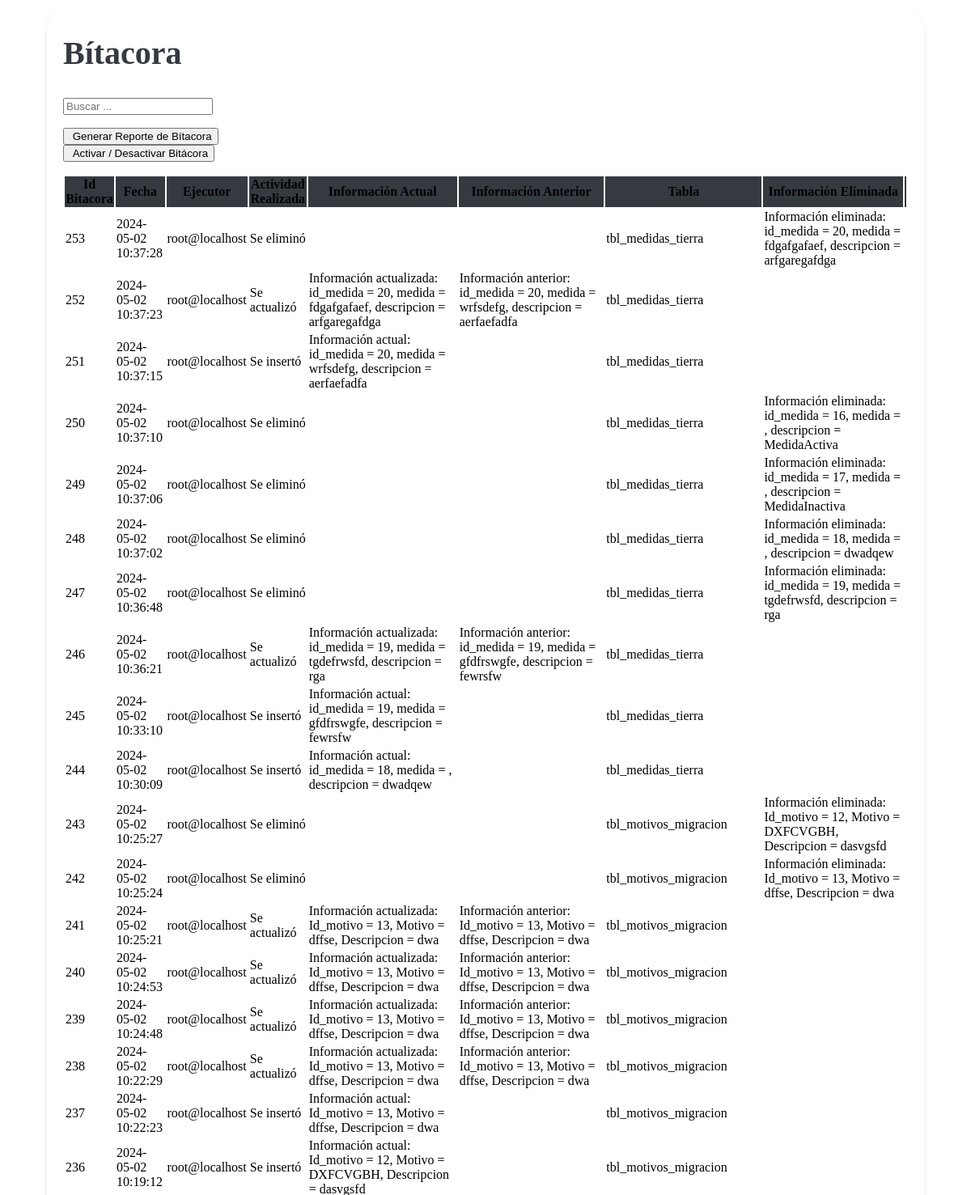
Page /vistas/Bitacora.php (upper part) on the committed database.
### tables this page shows
CREATE TABLE `bitacoras` (
  `id_bitacora` int(11) NOT NULL,
  `fecha` timestamp NOT NULL DEFAULT current_timestamp(),
  `ejecutor` varchar(30) NOT NULL,
  `actividad_realizada` varchar(50) NOT NULL,
  `informacion_actual` varchar(300) DEFAULT NULL,
  `informacion_anterior` varchar(300) DEFAULT NULL,
  `tabla` text DEFAULT NULL,
  `informacion_eliminada` text DEFAULT NULL
);

### vistas/Bitacora.php (the view, shortened to what this page needs)
<link href="https://cdn.jsdelivr.net/npm/bootstrap-icons@1.10.0/font/bootstrap-icons.css" rel="stylesheet">
<link rel="stylesheet" href="assets/css/estilos.css">
<div class="containertable">
    <div class="d-flex justify-content-between align-items-end mb-4">
        <div>
            <h1 class="poppins-font mb-2">Bítacora</h1>
            <br>
        </div>
        <div class="mb-4 border-bottom">
            <form class="d-flex" role="search">
                <div class="input-group">
                    <input class="form-control" id="searchInput" type="search" placeholder="Buscar ..." aria-label="Search">
                </div>
            </form>
        </div>
    </div>
    <div class="container">
        <div class="row">
            <div class="col-sm">
                <button type="button" class="btn btn-success" id="excelButton"><i class="fas fa-file-excel"></i>&nbsp;Generar Reporte de Bítacora</button>
            </div>
            <div class="col-sm">
                <form action="" method="post" id="eliminarTrigger">
                    <button type="submit" class="btn btn-danger" name="tipo" value="Eliminar Triggers"><i class="fas fa-ban"></i>&nbsp;Activar / Desactivar Bitácora</button>
                </form>
            </div>
        </div>
    </div>
    <div class="table-responsive">
<table class="table table-hover">
    <thead class="table-dark text-center" style="background-color: #343A40;">
        <tr>
            <th scope="col">Id Bitacora</th>
            <th scope="col">Fecha</th>
            <th scope="col">Ejecutor</th>
            <th scope="col">Actividad Realizada</th>
            <th scope="col">Información Actual</th>
            <th scope="col">Información Anterior</th>
            <th scope="col">Tabla</th>
            <th scope="col">Información Eliminada</th>
            <th scope="col"></th>
        </tr>
    </thead>
    <tbody class="text-center">
        <?php
        include "../php/conexion_be.php";
        $sql = $conexion->query("SELECT * FROM bitacoras order by id_bitacora desc");
        while ($datos = $sql->fetch_object()) { ?>
            <tr>
                <td><?= $datos->id_bitacora ?></td>
                <td><?= $datos->fecha ?></td>
                <td><?= $datos->ejecutor ?></td>
                <td><?= $datos->actividad_realizada ?></td>
                <td><?= $datos->informacion_actual ?></td>
                <td><?= $datos->informacion_anterior ?></td>
                <td><?= $datos->tabla ?></td>
                <td><?= $datos->informacion_eliminada?></td>
                <td>
                </td>
            </tr>
        <?php }
        ?>
    </tbody>
</table>
</div>
    </div>

### assets/css/estilos.css (style rules this page uses)
.poppins-font { color: var(--heading, #343A40); font-size: 40px; font-style: normal; font-weight: 600; line-height: 21px; }
.containertable { background-color: #fff; padding: 20px; border-radius: 30px; margin-bottom: 20px; margin-left: 50px; margin-right: 50px; box-shadow: 0 4px 6px rgba(0, 0, 0, 0.1); }

### rows in the picture
bitacoras: id_bitacora "253", fecha "2024-05-02 10:37:28", ejecutor "root@localhost", actividad_realizada "Se eliminó", tabla "tbl_medidas_tierra", informacion_eliminada "Información eliminada: id_medida = 20, medida = fdgafgafaef, descripcion = arfgaregafdga"
bitacoras: id_bitacora "252", fecha "2024-05-02 10:37:23", ejecutor "root@localhost", actividad_realizada "Se actualizó", informacion_actual "Información actualizada: id_medida = 20, medida = fdgafgafaef, descripcion = arfgaregafdga", informacion_anterior "Información anterior: id_medida = 20, medida = wrfsdefg, descripcion = aerfaefadfa", tabla "tbl_medidas_tierra"
bitacoras: id_bitacora "251", fecha "2024-05-02 10:37:15", ejecutor "root@localhost", actividad_realizada "Se insertó", informacion_actual "Información actual: id_medida = 20, medida = wrfsdefg, descripcion = aerfaefadfa", tabla "tbl_medidas_tierra"
bitacoras: id_bitacora "250", fecha "2024-05-02 10:37:10", ejecutor "root@localhost", actividad_realizada "Se eliminó", tabla "tbl_medidas_tierra", informacion_eliminada "Información eliminada: id_medida = 16, medida = , descripcion = MedidaActiva"
bitacoras: id_bitacora "249", fecha "2024-05-02 10:37:06", ejecutor "root@localhost", actividad_realizada "Se eliminó", tabla "tbl_medidas_tierra", informacion_eliminada "Información eliminada: id_medida = 17, medida = , descripcion = MedidaInactiva"
bitacoras: id_bitacora "248", fecha "2024-05-02 10:37:02", ejecutor "root@localhost", actividad_realizada "Se eliminó", tabla "tbl_medidas_tierra", informacion_eliminada "Información eliminada: id_medida = 18, medida = , descripcion = dwadqew"
bitacoras: id_bitacora "247", fecha "2024-05-02 10:36:48", ejecutor "root@localhost", actividad_realizada "Se eliminó", tabla "tbl_medidas_tierra", informacion_eliminada "Información eliminada: id_medida = 19, medida = tgdefrwsfd, descripcion = rga"
bitacoras: id_bitacora "246", fecha "2024-05-02 10:36:21", ejecutor "root@localhost", actividad_realizada "Se actualizó", informacion_actual "Información actualizada: id_medida = 19, medida = tgdefrwsfd, descripcion = rga", informacion_anterior "Información anterior: id_medida = 19, medida = gfdfrswgfe, descripcion = fewrsfw", tabla "tbl_medidas_tierra"
bitacoras: id_bitacora "245", fecha "2024-05-02 10:33:10", ejecutor "root@localhost", actividad_realizada "Se insertó", informacion_actual "Información actual: id_medida = 19, medida = gfdfrswgfe, descripcion = fewrsfw", tabla "tbl_medidas_tierra"
bitacoras: id_bitacora "244", fecha "2024-05-02 10:30:09", ejecutor "root@localhost", actividad_realizada "Se insertó", informacion_actual "Información actual: id_medida = 18, medida = , descripcion = dwadqew", tabla "tbl_medidas_tierra"
bitacoras: id_bitacora "243", fecha "2024-05-02 10:25:27", ejecutor "root@localhost", actividad_realizada "Se eliminó", tabla "tbl_motivos_migracion", informacion_eliminada "Información eliminada: Id_motivo = 12, Motivo = DXFCVGBH, Descripcion = dasvgsfd"
bitacoras: id_bitacora "242", fecha "2024-05-02 10:25:24", ejecutor "root@localhost", actividad_realizada "Se eliminó", tabla "tbl_motivos_migracion", informacion_eliminada "Información eliminada: Id_motivo = 13, Motivo = dffse, Descripcion = dwa"
bitacoras: id_bitacora "241", fecha "2024-05-02 10:25:21", ejecutor "root@localhost", actividad_realizada "Se actualizó", informacion_actual "Información actualizada: Id_motivo = 13, Motivo = dffse, Descripcion = dwa", informacion_anterior "Información anterior: Id_motivo = 13, Motivo = dffse, Descripcion = dwa", tabla "tbl_motivos_migracion"
bitacoras: id_bitacora "240", fecha "2024-05-02 10:24:53", ejecutor "root@localhost", actividad_realizada "Se actualizó", informacion_actual "Información actualizada: Id_motivo = 13, Motivo = dffse, Descripcion = dwa", informacion_anterior "Información anterior: Id_motivo = 13, Motivo = dffse, Descripcion = dwa", tabla "tbl_motivos_migracion"
bitacoras: id_bitacora "239", fecha "2024-05-02 10:24:48", ejecutor "root@localhost", actividad_realizada "Se actualizó", informacion_actual "Información actualizada: Id_motivo = 13, Motivo = dffse, Descripcion = dwa", informacion_anterior "Información anterior: Id_motivo = 13, Motivo = dffse, Descripcion = dwa", tabla "tbl_motivos_migracion"
bitacoras: id_bitacora "238", fecha "2024-05-02 10:22:29", ejecutor "root@localhost", actividad_realizada "Se actualizó", informacion_actual "Información actualizada: Id_motivo = 13, Motivo = dffse, Descripcion = dwa", informacion_anterior "Información anterior: Id_motivo = 13, Motivo = dffse, Descripcion = dwa", tabla "tbl_motivos_migracion"
bitacoras: id_bitacora "237", fecha "2024-05-02 10:22:23", ejecutor "root@localhost", actividad_realizada "Se insertó", informacion_actual "Información actual: Id_motivo = 13, Motivo = dffse, Descripcion = dwa", tabla "tbl_motivos_migracion"
bitacoras: id_bitacora "236", fecha "2024-05-02 10:19:12", ejecutor "root@localhost", actividad_realizada "Se insertó", informacion_actual "Información actual: Id_motivo = 12, Motivo = DXFCVGBH, Descripcion = dasvgsfd", tabla "tbl_motivos_migracion"
